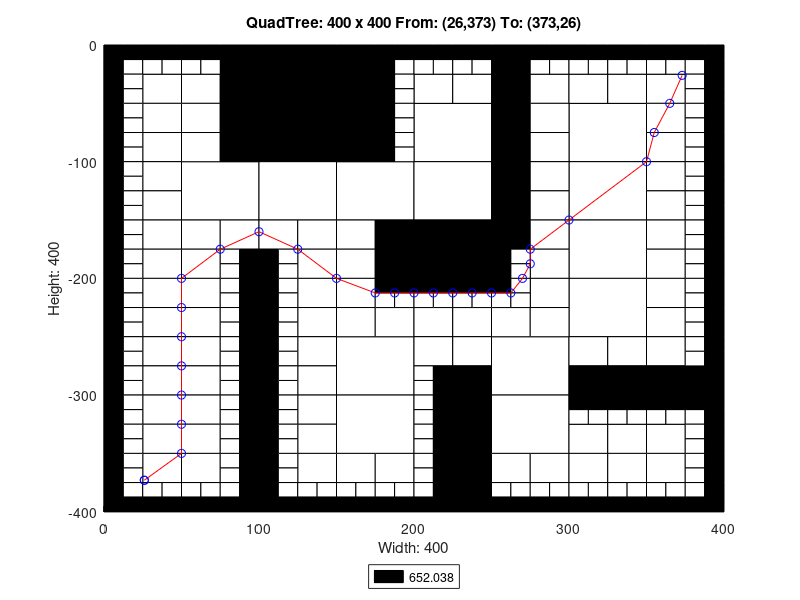

Here is the MATLAB script that generated this plot:
axis([0 400 -400 0]);
title('QuadTree: 400 x 400 From: (26,373) To: (373,26)');
xlabel('Width: 400');
ylabel('Height: 400');
rectangle('Position',[100 -50 50 50], 'FaceColor',[0 0 0]);
rectangle('Position',[100 -100 50 50], 'FaceColor',[0 0 0]);
rectangle('Position',[50 -150 50 50], 'FaceColor',[1 1 1]);
rectangle('Position',[100 -150 50 50], 'FaceColor',[1 1 1]);
rectangle('Position',[150 -150 50 50], 'FaceColor',[1 1 1]);
rectangle('Position',[200 -100 50 50], 'FaceColor',[1 1 1]);
rectangle('Position',[300 -100 50 50], 'FaceColor',[1 1 1]);
rectangle('Position',[200 -150 50 50], 'FaceColor',[1 1 1]);
rectangle('Position',[200 -200 50 50], 'FaceColor',[0 0 0]);
rectangle('Position',[300 -150 50 50], 'FaceColor',[1 1 1]);
rectangle('Position',[300 -200 50 50], 'FaceColor',[1 1 1]);
rectangle('Position',[150 -300 50 50], 'FaceColor',[1 1 1]);
rectangle('Position',[150 -350 50 50], 'FaceColor',[1 1 1]);
rectangle('Position',[250 -300 50 50], 'FaceColor',[1 1 1]);
rectangle('Position',[300 -250 50 50], 'FaceColor',[1 1 1]);
rectangle('Position',[250 -350 50 50], 'FaceColor',[1 1 1]);
rectangle('Position',[25 -50 25 25], 'FaceColor',[1 1 1]);
rectangle('Position',[75 -25 25 25], 'FaceColor',[0 0 0]);
rectangle('Position',[50 -50 25 25], 'FaceColor',[1 1 1]);
rectangle('Position',[75 -50 25 25], 'FaceColor',[0 0 0]);
rectangle('Position',[25 -75 25 25], 'FaceColor',[1 1 1]);
rectangle('Position',[25 -100 25 25], 'FaceColor',[1 1 1]);
rectangle('Position',[50 -75 25 25], 'FaceColor',[1 1 1]);
rectangle('Position',[75 -75 25 25], 'FaceColor',[0 0 0]);
rectangle('Position',[50 -100 25 25], 'FaceColor',[1 1 1]);
rectangle('Position',[75 -100 25 25], 'FaceColor',[0 0 0]);
rectangle('Position',[150 -25 25 25], 'FaceColor',[0 0 0]);
rectangle('Position',[150 -50 25 25], 'FaceColor',[0 0 0]);
rectangle('Position',[150 -75 25 25], 'FaceColor',[0 0 0]);
rectangle('Position',[150 -100 25 25], 'FaceColor',[0 0 0]);
rectangle('Position',[25 -125 25 25], 'FaceColor',[1 1 1]);
rectangle('Position',[25 -150 25 25], 'FaceColor',[1 1 1]);
rectangle('Position',[25 -175 25 25], 'FaceColor',[1 1 1]);
rectangle('Position',[25 -200 25 25], 'FaceColor',[1 1 1]);
rectangle('Position',[50 -175 25 25], 'FaceColor',[1 1 1]);
rectangle('Position',[75 -175 25 25], 'FaceColor',[1 1 1]);
rectangle('Position',[50 -200 25 25], 'FaceColor',[1 1 1]);
rectangle('Position',[100 -175 25 25], 'FaceColor',[1 1 1]);
rectangle('Position',[125 -175 25 25], 'FaceColor',[1 1 1]);
rectangle('Position',[125 -200 25 25], 'FaceColor',[1 1 1]);
rectangle('Position',[150 -175 25 25], 'FaceColor',[1 1 1]);
rectangle('Position',[175 -175 25 25], 'FaceColor',[0 0 0]);
rectangle('Position',[150 -200 25 25], 'FaceColor',[1 1 1]);
rectangle('Position',[175 -200 25 25], 'FaceColor',[0 0 0]);
rectangle('Position',[200 -50 25 25], 'FaceColor',[1 1 1]);
rectangle('Position',[225 -50 25 25], 'FaceColor',[1 1 1]);
rectangle('Position',[250 -25 25 25], 'FaceColor',[0 0 0]);
rectangle('Position',[250 -50 25 25], 'FaceColor',[0 0 0]);
rectangle('Position',[275 -50 25 25], 'FaceColor',[1 1 1]);
rectangle('Position',[250 -75 25 25], 'FaceColor',[0 0 0]);
rectangle('Position',[275 -75 25 25], 'FaceColor',[1 1 1]);
rectangle('Position',[250 -100 25 25], 'FaceColor',[0 0 0]);
rectangle('Position',[275 -100 25 25], 'FaceColor',[1 1 1]);
rectangle('Position',[300 -50 25 25], 'FaceColor',[1 1 1]);
rectangle('Position',[325 -50 25 25], 'FaceColor',[1 1 1]);
rectangle('Position',[350 -50 25 25], 'FaceColor',[1 1 1]);
rectangle('Position',[350 -75 25 25], 'FaceColor',[1 1 1]);
rectangle('Position',[350 -100 25 25], 'FaceColor',[1 1 1]);
rectangle('Position',[250 -125 25 25], 'FaceColor',[0 0 0]);
rectangle('Position',[275 -125 25 25], 'FaceColor',[1 1 1]);
rectangle('Position',[250 -150 25 25], 'FaceColor',[0 0 0]);
rectangle('Position',[275 -150 25 25], 'FaceColor',[1 1 1]);
rectangle('Position',[250 -175 25 25], 'FaceColor',[0 0 0]);
rectangle('Position',[275 -175 25 25], 'FaceColor',[1 1 1]);
rectangle('Position',[275 -200 25 25], 'FaceColor',[1 1 1]);
rectangle('Position',[350 -125 25 25], 'FaceColor',[1 1 1]);
rectangle('Position',[350 -150 25 25], 'FaceColor',[1 1 1]);
rectangle('Position',[350 -175 25 25], 'FaceColor',[1 1 1]);
rectangle('Position',[350 -200 25 25], 'FaceColor',[1 1 1]);
rectangle('Position',[25 -225 25 25], 'FaceColor',[1 1 1]);
rectangle('Position',[25 -250 25 25], 'FaceColor',[1 1 1]);
rectangle('Position',[50 -225 25 25], 'FaceColor',[1 1 1]);
rectangle('Position',[50 -250 25 25], 'FaceColor',[1 1 1]);
rectangle('Position',[25 -275 25 25], 'FaceColor',[1 1 1]);
rectangle('Position',[25 -300 25 25], 'FaceColor',[1 1 1]);
rectangle('Position',[50 -275 25 25], 'FaceColor',[1 1 1]);
rectangle('Position',[50 -300 25 25], 'FaceColor',[1 1 1]);
rectangle('Position',[125 -225 25 25], 'FaceColor',[1 1 1]);
rectangle('Position',[125 -250 25 25], 'FaceColor',[1 1 1]);
rectangle('Position',[150 -225 25 25], 'FaceColor',[1 1 1]);
rectangle('Position',[150 -250 25 25], 'FaceColor',[1 1 1]);
rectangle('Position',[175 -250 25 25], 'FaceColor',[1 1 1]);
rectangle('Position',[125 -275 25 25], 'FaceColor',[1 1 1]);
rectangle('Position',[125 -300 25 25], 'FaceColor',[1 1 1]);
rectangle('Position',[25 -325 25 25], 'FaceColor',[1 1 1]);
rectangle('Position',[25 -350 25 25], 'FaceColor',[1 1 1]);
rectangle('Position',[50 -325 25 25], 'FaceColor',[1 1 1]);
rectangle('Position',[50 -350 25 25], 'FaceColor',[1 1 1]);
rectangle('Position',[25 -375 25 25], 'FaceColor',[1 1 1]);
rectangle('Position',[50 -375 25 25], 'FaceColor',[1 1 1]);
rectangle('Position',[125 -325 25 25], 'FaceColor',[1 1 1]);
rectangle('Position',[125 -350 25 25], 'FaceColor',[1 1 1]);
rectangle('Position',[125 -375 25 25], 'FaceColor',[1 1 1]);
rectangle('Position',[150 -375 25 25], 'FaceColor',[1 1 1]);
rectangle('Position',[175 -375 25 25], 'FaceColor',[1 1 1]);
rectangle('Position',[200 -250 25 25], 'FaceColor',[1 1 1]);
rectangle('Position',[225 -250 25 25], 'FaceColor',[1 1 1]);
rectangle('Position',[275 -225 25 25], 'FaceColor',[1 1 1]);
rectangle('Position',[250 -250 25 25], 'FaceColor',[1 1 1]);
rectangle('Position',[275 -250 25 25], 'FaceColor',[1 1 1]);
rectangle('Position',[200 -275 25 25], 'FaceColor',[1 1 1]);
rectangle('Position',[225 -275 25 25], 'FaceColor',[1 1 1]);
rectangle('Position',[225 -300 25 25], 'FaceColor',[0 0 0]);
rectangle('Position',[350 -225 25 25], 'FaceColor',[1 1 1]);
rectangle('Position',[350 -250 25 25], 'FaceColor',[1 1 1]);
rectangle('Position',[300 -275 25 25], 'FaceColor',[1 1 1]);
rectangle('Position',[325 -275 25 25], 'FaceColor',[1 1 1]);
rectangle('Position',[300 -300 25 25], 'FaceColor',[0 0 0]);
rectangle('Position',[325 -300 25 25], 'FaceColor',[0 0 0]);
rectangle('Position',[350 -275 25 25], 'FaceColor',[1 1 1]);
rectangle('Position',[350 -300 25 25], 'FaceColor',[0 0 0]);
rectangle('Position',[375 -300 25 25], 'FaceColor',[0 0 0]);
rectangle('Position',[225 -325 25 25], 'FaceColor',[0 0 0]);
rectangle('Position',[225 -350 25 25], 'FaceColor',[0 0 0]);
rectangle('Position',[225 -375 25 25], 'FaceColor',[0 0 0]);
rectangle('Position',[225 -400 25 25], 'FaceColor',[0 0 0]);
rectangle('Position',[250 -375 25 25], 'FaceColor',[1 1 1]);
rectangle('Position',[275 -375 25 25], 'FaceColor',[1 1 1]);
rectangle('Position',[300 -350 25 25], 'FaceColor',[1 1 1]);
rectangle('Position',[325 -350 25 25], 'FaceColor',[1 1 1]);
rectangle('Position',[350 -350 25 25], 'FaceColor',[1 1 1]);
rectangle('Position',[300 -375 25 25], 'FaceColor',[1 1 1]);
rectangle('Position',[325 -375 25 25], 'FaceColor',[1 1 1]);
rectangle('Position',[350 -375 25 25], 'FaceColor',[1 1 1]);
rectangle('Position',[0 -12.5 12.5 12.5], 'FaceColor',[0 0 0]);
rectangle('Position',[12.5 -12.5 12.5 12.5], 'FaceColor',[0 0 0]);
rectangle('Position',[0 -25 12.5 12.5], 'FaceColor',[0 0 0]);
rectangle('Position',[12.5 -25 12.5 12.5], 'FaceColor',[1 1 1]);
rectangle('Position',[25 -12.5 12.5 12.5], 'FaceColor',[0 0 0]);
rectangle('Position',[37.5 -12.5 12.5 12.5], 'FaceColor',[0 0 0]);
rectangle('Position',[25 -25 12.5 12.5], 'FaceColor',[1 1 1]);
rectangle('Position',[37.5 -25 12.5 12.5], 'FaceColor',[1 1 1]);
rectangle('Position',[0 -37.5 12.5 12.5], 'FaceColor',[0 0 0]);
rectangle('Position',[12.5 -37.5 12.5 12.5], 'FaceColor',[1 1 1]);
rectangle('Position',[0 -50 12.5 12.5], 'FaceColor',[0 0 0]);
rectangle('Position',[12.5 -50 12.5 12.5], 'FaceColor',[1 1 1]);
rectangle('Position',[50 -12.5 12.5 12.5], 'FaceColor',[0 0 0]);
rectangle('Position',[62.5 -12.5 12.5 12.5], 'FaceColor',[0 0 0]);
rectangle('Position',[50 -25 12.5 12.5], 'FaceColor',[1 1 1]);
rectangle('Position',[62.5 -25 12.5 12.5], 'FaceColor',[1 1 1]);
rectangle('Position',[0 -62.5 12.5 12.5], 'FaceColor',[0 0 0]);
rectangle('Position',[12.5 -62.5 12.5 12.5], 'FaceColor',[1 1 1]);
rectangle('Position',[0 -75 12.5 12.5], 'FaceColor',[0 0 0]);
rectangle('Position',[12.5 -75 12.5 12.5], 'FaceColor',[1 1 1]);
rectangle('Position',[0 -87.5 12.5 12.5], 'FaceColor',[0 0 0]);
rectangle('Position',[12.5 -87.5 12.5 12.5], 'FaceColor',[1 1 1]);
rectangle('Position',[0 -100 12.5 12.5], 'FaceColor',[0 0 0]);
rectangle('Position',[12.5 -100 12.5 12.5], 'FaceColor',[1 1 1]);
rectangle('Position',[175 -12.5 12.5 12.5], 'FaceColor',[0 0 0]);
rectangle('Position',[187.5 -12.5 12.5 12.5], 'FaceColor',[0 0 0]);
rectangle('Position',[175 -25 12.5 12.5], 'FaceColor',[0 0 0]);
rectangle('Position',[187.5 -25 12.5 12.5], 'FaceColor',[1 1 1]);
rectangle('Position',[175 -37.5 12.5 12.5], 'FaceColor',[0 0 0]);
rectangle('Position',[187.5 -37.5 12.5 12.5], 'FaceColor',[1 1 1]);
rectangle('Position',[175 -50 12.5 12.5], 'FaceColor',[0 0 0]);
rectangle('Position',[187.5 -50 12.5 12.5], 'FaceColor',[1 1 1]);
rectangle('Position',[175 -62.5 12.5 12.5], 'FaceColor',[0 0 0]);
rectangle('Position',[187.5 -62.5 12.5 12.5], 'FaceColor',[1 1 1]);
rectangle('Position',[175 -75 12.5 12.5], 'FaceColor',[0 0 0]);
rectangle('Position',[187.5 -75 12.5 12.5], 'FaceColor',[1 1 1]);
rectangle('Position',[175 -87.5 12.5 12.5], 'FaceColor',[0 0 0]);
rectangle('Position',[187.5 -87.5 12.5 12.5], 'FaceColor',[1 1 1]);
rectangle('Position',[175 -100 12.5 12.5], 'FaceColor',[0 0 0]);
rectangle('Position',[187.5 -100 12.5 12.5], 'FaceColor',[1 1 1]);
rectangle('Position',[0 -112.5 12.5 12.5], 'FaceColor',[0 0 0]);
rectangle('Position',[12.5 -112.5 12.5 12.5], 'FaceColor',[1 1 1]);
rectangle('Position',[0 -125 12.5 12.5], 'FaceColor',[0 0 0]);
rectangle('Position',[12.5 -125 12.5 12.5], 'FaceColor',[1 1 1]);
rectangle('Position',[0 -137.5 12.5 12.5], 'FaceColor',[0 0 0]);
rectangle('Position',[12.5 -137.5 12.5 12.5], 'FaceColor',[1 1 1]);
rectangle('Position',[0 -150 12.5 12.5], 'FaceColor',[0 0 0]);
rectangle('Position',[12.5 -150 12.5 12.5], 'FaceColor',[1 1 1]);
rectangle('Position',[0 -162.5 12.5 12.5], 'FaceColor',[0 0 0]);
rectangle('Position',[12.5 -162.5 12.5 12.5], 'FaceColor',[1 1 1]);
rectangle('Position',[0 -175 12.5 12.5], 'FaceColor',[0 0 0]);
rectangle('Position',[12.5 -175 12.5 12.5], 'FaceColor',[1 1 1]);
rectangle('Position',[0 -187.5 12.5 12.5], 'FaceColor',[0 0 0]);
rectangle('Position',[12.5 -187.5 12.5 12.5], 'FaceColor',[1 1 1]);
rectangle('Position',[0 -200 12.5 12.5], 'FaceColor',[0 0 0]);
rectangle('Position',[12.5 -200 12.5 12.5], 'FaceColor',[1 1 1]);
rectangle('Position',[75 -187.5 12.5 12.5], 'FaceColor',[1 1 1]);
rectangle('Position',[87.5 -187.5 12.5 12.5], 'FaceColor',[0 0 0]);
rectangle('Position',[75 -200 12.5 12.5], 'FaceColor',[1 1 1]);
rectangle('Position',[87.5 -200 12.5 12.5], 'FaceColor',[0 0 0]);
rectangle('Position',[100 -187.5 12.5 12.5], 'FaceColor',[0 0 0]);
rectangle('Position',[112.5 -187.5 12.5 12.5], 'FaceColor',[1 1 1]);
rectangle('Position',[100 -200 12.5 12.5], 'FaceColor',[0 0 0]);
rectangle('Position',[112.5 -200 12.5 12.5], 'FaceColor',[1 1 1]);
rectangle('Position',[200 -12.5 12.5 12.5], 'FaceColor',[0 0 0]);
rectangle('Position',[212.5 -12.5 12.5 12.5], 'FaceColor',[0 0 0]);
rectangle('Position',[200 -25 12.5 12.5], 'FaceColor',[1 1 1]);
rectangle('Position',[212.5 -25 12.5 12.5], 'FaceColor',[1 1 1]);
rectangle('Position',[225 -12.5 12.5 12.5], 'FaceColor',[0 0 0]);
rectangle('Position',[237.5 -12.5 12.5 12.5], 'FaceColor',[0 0 0]);
rectangle('Position',[225 -25 12.5 12.5], 'FaceColor',[1 1 1]);
rectangle('Position',[237.5 -25 12.5 12.5], 'FaceColor',[1 1 1]);
rectangle('Position',[275 -12.5 12.5 12.5], 'FaceColor',[0 0 0]);
rectangle('Position',[287.5 -12.5 12.5 12.5], 'FaceColor',[0 0 0]);
rectangle('Position',[275 -25 12.5 12.5], 'FaceColor',[1 1 1]);
rectangle('Position',[287.5 -25 12.5 12.5], 'FaceColor',[1 1 1]);
rectangle('Position',[300 -12.5 12.5 12.5], 'FaceColor',[0 0 0]);
rectangle('Position',[312.5 -12.5 12.5 12.5], 'FaceColor',[0 0 0]);
rectangle('Position',[300 -25 12.5 12.5], 'FaceColor',[1 1 1]);
rectangle('Position',[312.5 -25 12.5 12.5], 'FaceColor',[1 1 1]);
rectangle('Position',[325 -12.5 12.5 12.5], 'FaceColor',[0 0 0]);
rectangle('Position',[337.5 -12.5 12.5 12.5], 'FaceColor',[0 0 0]);
rectangle('Position',[325 -25 12.5 12.5], 'FaceColor',[1 1 1]);
rectangle('Position',[337.5 -25 12.5 12.5], 'FaceColor',[1 1 1]);
rectangle('Position',[350 -12.5 12.5 12.5], 'FaceColor',[0 0 0]);
rectangle('Position',[362.5 -12.5 12.5 12.5], 'FaceColor',[0 0 0]);
rectangle('Position',[350 -25 12.5 12.5], 'FaceColor',[1 1 1]);
rectangle('Position',[362.5 -25 12.5 12.5], 'FaceColor',[1 1 1]);
rectangle('Position',[375 -12.5 12.5 12.5], 'FaceColor',[0 0 0]);
rectangle('Position',[387.5 -12.5 12.5 12.5], 'FaceColor',[0 0 0]);
rectangle('Position',[375 -25 12.5 12.5], 'FaceColor',[1 1 1]);
rectangle('Position',[387.5 -25 12.5 12.5], 'FaceColor',[0 0 0]);
rectangle('Position',[375 -37.5 12.5 12.5], 'FaceColor',[1 1 1]);
rectangle('Position',[387.5 -37.5 12.5 12.5], 'FaceColor',[0 0 0]);
rectangle('Position',[375 -50 12.5 12.5], 'FaceColor',[1 1 1]);
rectangle('Position',[387.5 -50 12.5 12.5], 'FaceColor',[0 0 0]);
rectangle('Position',[375 -62.5 12.5 12.5], 'FaceColor',[1 1 1]);
rectangle('Position',[387.5 -62.5 12.5 12.5], 'FaceColor',[0 0 0]);
rectangle('Position',[375 -75 12.5 12.5], 'FaceColor',[1 1 1]);
rectangle('Position',[387.5 -75 12.5 12.5], 'FaceColor',[0 0 0]);
rectangle('Position',[375 -87.5 12.5 12.5], 'FaceColor',[1 1 1]);
rectangle('Position',[387.5 -87.5 12.5 12.5], 'FaceColor',[0 0 0]);
rectangle('Position',[375 -100 12.5 12.5], 'FaceColor',[1 1 1]);
rectangle('Position',[387.5 -100 12.5 12.5], 'FaceColor',[0 0 0]);
rectangle('Position',[250 -187.5 12.5 12.5], 'FaceColor',[0 0 0]);
rectangle('Position',[262.5 -187.5 12.5 12.5], 'FaceColor',[1 1 1]);
rectangle('Position',[250 -200 12.5 12.5], 'FaceColor',[0 0 0]);
rectangle('Position',[262.5 -200 12.5 12.5], 'FaceColor',[1 1 1]);
rectangle('Position',[375 -112.5 12.5 12.5], 'FaceColor',[1 1 1]);
rectangle('Position',[387.5 -112.5 12.5 12.5], 'FaceColor',[0 0 0]);
rectangle('Position',[375 -125 12.5 12.5], 'FaceColor',[1 1 1]);
rectangle('Position',[387.5 -125 12.5 12.5], 'FaceColor',[0 0 0]);
rectangle('Position',[375 -137.5 12.5 12.5], 'FaceColor',[1 1 1]);
rectangle('Position',[387.5 -137.5 12.5 12.5], 'FaceColor',[0 0 0]);
rectangle('Position',[375 -150 12.5 12.5], 'FaceColor',[1 1 1]);
rectangle('Position',[387.5 -150 12.5 12.5], 'FaceColor',[0 0 0]);
rectangle('Position',[375 -162.5 12.5 12.5], 'FaceColor',[1 1 1]);
rectangle('Position',[387.5 -162.5 12.5 12.5], 'FaceColor',[0 0 0]);
rectangle('Position',[375 -175 12.5 12.5], 'FaceColor',[1 1 1]);
rectangle('Position',[387.5 -175 12.5 12.5], 'FaceColor',[0 0 0]);
rectangle('Position',[375 -187.5 12.5 12.5], 'FaceColor',[1 1 1]);
rectangle('Position',[387.5 -187.5 12.5 12.5], 'FaceColor',[0 0 0]);
rectangle('Position',[375 -200 12.5 12.5], 'FaceColor',[1 1 1]);
rectangle('Position',[387.5 -200 12.5 12.5], 'FaceColor',[0 0 0]);
rectangle('Position',[0 -212.5 12.5 12.5], 'FaceColor',[0 0 0]);
rectangle('Position',[12.5 -212.5 12.5 12.5], 'FaceColor',[1 1 1]);
rectangle('Position',[0 -225 12.5 12.5], 'FaceColor',[0 0 0]);
rectangle('Position',[12.5 -225 12.5 12.5], 'FaceColor',[1 1 1]);
rectangle('Position',[0 -237.5 12.5 12.5], 'FaceColor',[0 0 0]);
rectangle('Position',[12.5 -237.5 12.5 12.5], 'FaceColor',[1 1 1]);
rectangle('Position',[0 -250 12.5 12.5], 'FaceColor',[0 0 0]);
rectangle('Position',[12.5 -250 12.5 12.5], 'FaceColor',[1 1 1]);
rectangle('Position',[75 -212.5 12.5 12.5], 'FaceColor',[1 1 1]);
rectangle('Position',[87.5 -212.5 12.5 12.5], 'FaceColor',[0 0 0]);
rectangle('Position',[75 -225 12.5 12.5], 'FaceColor',[1 1 1]);
rectangle('Position',[87.5 -225 12.5 12.5], 'FaceColor',[0 0 0]);
rectangle('Position',[75 -237.5 12.5 12.5], 'FaceColor',[1 1 1]);
rectangle('Position',[87.5 -237.5 12.5 12.5], 'FaceColor',[0 0 0]);
rectangle('Position',[75 -250 12.5 12.5], 'FaceColor',[1 1 1]);
rectangle('Position',[87.5 -250 12.5 12.5], 'FaceColor',[0 0 0]);
rectangle('Position',[0 -262.5 12.5 12.5], 'FaceColor',[0 0 0]);
rectangle('Position',[12.5 -262.5 12.5 12.5], 'FaceColor',[1 1 1]);
rectangle('Position',[0 -275 12.5 12.5], 'FaceColor',[0 0 0]);
rectangle('Position',[12.5 -275 12.5 12.5], 'FaceColor',[1 1 1]);
rectangle('Position',[0 -287.5 12.5 12.5], 'FaceColor',[0 0 0]);
rectangle('Position',[12.5 -287.5 12.5 12.5], 'FaceColor',[1 1 1]);
rectangle('Position',[0 -300 12.5 12.5], 'FaceColor',[0 0 0]);
rectangle('Position',[12.5 -300 12.5 12.5], 'FaceColor',[1 1 1]);
rectangle('Position',[75 -262.5 12.5 12.5], 'FaceColor',[1 1 1]);
rectangle('Position',[87.5 -262.5 12.5 12.5], 'FaceColor',[0 0 0]);
rectangle('Position',[75 -275 12.5 12.5], 'FaceColor',[1 1 1]);
rectangle('Position',[87.5 -275 12.5 12.5], 'FaceColor',[0 0 0]);
rectangle('Position',[75 -287.5 12.5 12.5], 'FaceColor',[1 1 1]);
rectangle('Position',[87.5 -287.5 12.5 12.5], 'FaceColor',[0 0 0]);
rectangle('Position',[75 -300 12.5 12.5], 'FaceColor',[1 1 1]);
rectangle('Position',[87.5 -300 12.5 12.5], 'FaceColor',[0 0 0]);
rectangle('Position',[100 -212.5 12.5 12.5], 'FaceColor',[0 0 0]);
rectangle('Position',[112.5 -212.5 12.5 12.5], 'FaceColor',[1 1 1]);
rectangle('Position',[100 -225 12.5 12.5], 'FaceColor',[0 0 0]);
rectangle('Position',[112.5 -225 12.5 12.5], 'FaceColor',[1 1 1]);
rectangle('Position',[100 -237.5 12.5 12.5], 'FaceColor',[0 0 0]);
rectangle('Position',[112.5 -237.5 12.5 12.5], 'FaceColor',[1 1 1]);
rectangle('Position',[100 -250 12.5 12.5], 'FaceColor',[0 0 0]);
rectangle('Position',[112.5 -250 12.5 12.5], 'FaceColor',[1 1 1]);
rectangle('Position',[175 -212.5 12.5 12.5], 'FaceColor',[0 0 0]);
rectangle('Position',[187.5 -212.5 12.5 12.5], 'FaceColor',[0 0 0]);
rectangle('Position',[175 -225 12.5 12.5], 'FaceColor',[1 1 1]);
rectangle('Position',[187.5 -225 12.5 12.5], 'FaceColor',[1 1 1]);
rectangle('Position',[100 -262.5 12.5 12.5], 'FaceColor',[0 0 0]);
rectangle('Position',[112.5 -262.5 12.5 12.5], 'FaceColor',[1 1 1]);
rectangle('Position',[100 -275 12.5 12.5], 'FaceColor',[0 0 0]);
rectangle('Position',[112.5 -275 12.5 12.5], 'FaceColor',[1 1 1]);
rectangle('Position',[100 -287.5 12.5 12.5], 'FaceColor',[0 0 0]);
rectangle('Position',[112.5 -287.5 12.5 12.5], 'FaceColor',[1 1 1]);
rectangle('Position',[100 -300 12.5 12.5], 'FaceColor',[0 0 0]);
rectangle('Position',[112.5 -300 12.5 12.5], 'FaceColor',[1 1 1]);
rectangle('Position',[0 -312.5 12.5 12.5], 'FaceColor',[0 0 0]);
rectangle('Position',[12.5 -312.5 12.5 12.5], 'FaceColor',[1 1 1]);
rectangle('Position',[0 -325 12.5 12.5], 'FaceColor',[0 0 0]);
rectangle('Position',[12.5 -325 12.5 12.5], 'FaceColor',[1 1 1]);
rectangle('Position',[0 -337.5 12.5 12.5], 'FaceColor',[0 0 0]);
rectangle('Position',[12.5 -337.5 12.5 12.5], 'FaceColor',[1 1 1]);
rectangle('Position',[0 -350 12.5 12.5], 'FaceColor',[0 0 0]);
rectangle('Position',[12.5 -350 12.5 12.5], 'FaceColor',[1 1 1]);
rectangle('Position',[75 -312.5 12.5 12.5], 'FaceColor',[1 1 1]);
rectangle('Position',[87.5 -312.5 12.5 12.5], 'FaceColor',[0 0 0]);
rectangle('Position',[75 -325 12.5 12.5], 'FaceColor',[1 1 1]);
rectangle('Position',[87.5 -325 12.5 12.5], 'FaceColor',[0 0 0]);
rectangle('Position',[75 -337.5 12.5 12.5], 'FaceColor',[1 1 1]);
rectangle('Position',[87.5 -337.5 12.5 12.5], 'FaceColor',[0 0 0]);
rectangle('Position',[75 -350 12.5 12.5], 'FaceColor',[1 1 1]);
rectangle('Position',[87.5 -350 12.5 12.5], 'FaceColor',[0 0 0]);
rectangle('Position',[0 -362.5 12.5 12.5], 'FaceColor',[0 0 0]);
rectangle('Position',[12.5 -362.5 12.5 12.5], 'FaceColor',[1 1 1]);
rectangle('Position',[0 -375 12.5 12.5], 'FaceColor',[0 0 0]);
rectangle('Position',[12.5 -375 12.5 12.5], 'FaceColor',[1 1 1]);
rectangle('Position',[0 -387.5 12.5 12.5], 'FaceColor',[0 0 0]);
rectangle('Position',[12.5 -387.5 12.5 12.5], 'FaceColor',[1 1 1]);
rectangle('Position',[0 -400 12.5 12.5], 'FaceColor',[0 0 0]);
rectangle('Position',[12.5 -400 12.5 12.5], 'FaceColor',[0 0 0]);
rectangle('Position',[25 -387.5 12.5 12.5], 'FaceColor',[1 1 1]);
rectangle('Position',[37.5 -387.5 12.5 12.5], 'FaceColor',[1 1 1]);
rectangle('Position',[25 -400 12.5 12.5], 'FaceColor',[0 0 0]);
rectangle('Position',[37.5 -400 12.5 12.5], 'FaceColor',[0 0 0]);
rectangle('Position',[75 -362.5 12.5 12.5], 'FaceColor',[1 1 1]);
rectangle('Position',[87.5 -362.5 12.5 12.5], 'FaceColor',[0 0 0]);
rectangle('Position',[75 -375 12.5 12.5], 'FaceColor',[1 1 1]);
rectangle('Position',[87.5 -375 12.5 12.5], 'FaceColor',[0 0 0]);
rectangle('Position',[50 -387.5 12.5 12.5], 'FaceColor',[1 1 1]);
rectangle('Position',[62.5 -387.5 12.5 12.5], 'FaceColor',[1 1 1]);
rectangle('Position',[50 -400 12.5 12.5], 'FaceColor',[0 0 0]);
rectangle('Position',[62.5 -400 12.5 12.5], 'FaceColor',[0 0 0]);
rectangle('Position',[75 -387.5 12.5 12.5], 'FaceColor',[1 1 1]);
rectangle('Position',[87.5 -387.5 12.5 12.5], 'FaceColor',[0 0 0]);
rectangle('Position',[75 -400 12.5 12.5], 'FaceColor',[0 0 0]);
rectangle('Position',[87.5 -400 12.5 12.5], 'FaceColor',[0 0 0]);
rectangle('Position',[100 -312.5 12.5 12.5], 'FaceColor',[0 0 0]);
rectangle('Position',[112.5 -312.5 12.5 12.5], 'FaceColor',[1 1 1]);
rectangle('Position',[100 -325 12.5 12.5], 'FaceColor',[0 0 0]);
rectangle('Position',[112.5 -325 12.5 12.5], 'FaceColor',[1 1 1]);
rectangle('Position',[100 -337.5 12.5 12.5], 'FaceColor',[0 0 0]);
rectangle('Position',[112.5 -337.5 12.5 12.5], 'FaceColor',[1 1 1]);
rectangle('Position',[100 -350 12.5 12.5], 'FaceColor',[0 0 0]);
rectangle('Position',[112.5 -350 12.5 12.5], 'FaceColor',[1 1 1]);
rectangle('Position',[100 -362.5 12.5 12.5], 'FaceColor',[0 0 0]);
rectangle('Position',[112.5 -362.5 12.5 12.5], 'FaceColor',[1 1 1]);
rectangle('Position',[100 -375 12.5 12.5], 'FaceColor',[0 0 0]);
rectangle('Position',[112.5 -375 12.5 12.5], 'FaceColor',[1 1 1]);
rectangle('Position',[100 -387.5 12.5 12.5], 'FaceColor',[0 0 0]);
rectangle('Position',[112.5 -387.5 12.5 12.5], 'FaceColor',[1 1 1]);
rectangle('Position',[100 -400 12.5 12.5], 'FaceColor',[0 0 0]);
rectangle('Position',[112.5 -400 12.5 12.5], 'FaceColor',[0 0 0]);
rectangle('Position',[125 -387.5 12.5 12.5], 'FaceColor',[1 1 1]);
rectangle('Position',[137.5 -387.5 12.5 12.5], 'FaceColor',[1 1 1]);
rectangle('Position',[125 -400 12.5 12.5], 'FaceColor',[0 0 0]);
rectangle('Position',[137.5 -400 12.5 12.5], 'FaceColor',[0 0 0]);
rectangle('Position',[150 -387.5 12.5 12.5], 'FaceColor',[1 1 1]);
rectangle('Position',[162.5 -387.5 12.5 12.5], 'FaceColor',[1 1 1]);
rectangle('Position',[150 -400 12.5 12.5], 'FaceColor',[0 0 0]);
rectangle('Position',[162.5 -400 12.5 12.5], 'FaceColor',[0 0 0]);
rectangle('Position',[175 -387.5 12.5 12.5], 'FaceColor',[1 1 1]);
rectangle('Position',[187.5 -387.5 12.5 12.5], 'FaceColor',[1 1 1]);
rectangle('Position',[175 -400 12.5 12.5], 'FaceColor',[0 0 0]);
rectangle('Position',[187.5 -400 12.5 12.5], 'FaceColor',[0 0 0]);
rectangle('Position',[200 -212.5 12.5 12.5], 'FaceColor',[0 0 0]);
rectangle('Position',[212.5 -212.5 12.5 12.5], 'FaceColor',[0 0 0]);
rectangle('Position',[200 -225 12.5 12.5], 'FaceColor',[1 1 1]);
rectangle('Position',[212.5 -225 12.5 12.5], 'FaceColor',[1 1 1]);
rectangle('Position',[225 -212.5 12.5 12.5], 'FaceColor',[0 0 0]);
rectangle('Position',[237.5 -212.5 12.5 12.5], 'FaceColor',[0 0 0]);
rectangle('Position',[225 -225 12.5 12.5], 'FaceColor',[1 1 1]);
rectangle('Position',[237.5 -225 12.5 12.5], 'FaceColor',[1 1 1]);
rectangle('Position',[250 -212.5 12.5 12.5], 'FaceColor',[0 0 0]);
rectangle('Position',[262.5 -212.5 12.5 12.5], 'FaceColor',[1 1 1]);
rectangle('Position',[250 -225 12.5 12.5], 'FaceColor',[1 1 1]);
rectangle('Position',[262.5 -225 12.5 12.5], 'FaceColor',[1 1 1]);
rectangle('Position',[200 -287.5 12.5 12.5], 'FaceColor',[1 1 1]);
rectangle('Position',[212.5 -287.5 12.5 12.5], 'FaceColor',[0 0 0]);
rectangle('Position',[200 -300 12.5 12.5], 'FaceColor',[1 1 1]);
rectangle('Position',[212.5 -300 12.5 12.5], 'FaceColor',[0 0 0]);
rectangle('Position',[375 -212.5 12.5 12.5], 'FaceColor',[1 1 1]);
rectangle('Position',[387.5 -212.5 12.5 12.5], 'FaceColor',[0 0 0]);
rectangle('Position',[375 -225 12.5 12.5], 'FaceColor',[1 1 1]);
rectangle('Position',[387.5 -225 12.5 12.5], 'FaceColor',[0 0 0]);
rectangle('Position',[375 -237.5 12.5 12.5], 'FaceColor',[1 1 1]);
rectangle('Position',[387.5 -237.5 12.5 12.5], 'FaceColor',[0 0 0]);
rectangle('Position',[375 -250 12.5 12.5], 'FaceColor',[1 1 1]);
rectangle('Position',[387.5 -250 12.5 12.5], 'FaceColor',[0 0 0]);
rectangle('Position',[375 -262.5 12.5 12.5], 'FaceColor',[1 1 1]);
rectangle('Position',[387.5 -262.5 12.5 12.5], 'FaceColor',[0 0 0]);
rectangle('Position',[375 -275 12.5 12.5], 'FaceColor',[1 1 1]);
rectangle('Position',[387.5 -275 12.5 12.5], 'FaceColor',[0 0 0]);
rectangle('Position',[200 -312.5 12.5 12.5], 'FaceColor',[1 1 1]);
rectangle('Position',[212.5 -312.5 12.5 12.5], 'FaceColor',[0 0 0]);
rectangle('Position',[200 -325 12.5 12.5], 'FaceColor',[1 1 1]);
rectangle('Position',[212.5 -325 12.5 12.5], 'FaceColor',[0 0 0]);
rectangle('Position',[200 -337.5 12.5 12.5], 'FaceColor',[1 1 1]);
rectangle('Position',[212.5 -337.5 12.5 12.5], 'FaceColor',[0 0 0]);
rectangle('Position',[200 -350 12.5 12.5], 'FaceColor',[1 1 1]);
rectangle('Position',[212.5 -350 12.5 12.5], 'FaceColor',[0 0 0]);
rectangle('Position',[200 -362.5 12.5 12.5], 'FaceColor',[1 1 1]);
rectangle('Position',[212.5 -362.5 12.5 12.5], 'FaceColor',[0 0 0]);
rectangle('Position',[200 -375 12.5 12.5], 'FaceColor',[1 1 1]);
rectangle('Position',[212.5 -375 12.5 12.5], 'FaceColor',[0 0 0]);
rectangle('Position',[200 -387.5 12.5 12.5], 'FaceColor',[1 1 1]);
rectangle('Position',[212.5 -387.5 12.5 12.5], 'FaceColor',[0 0 0]);
rectangle('Position',[200 -400 12.5 12.5], 'FaceColor',[0 0 0]);
rectangle('Position',[212.5 -400 12.5 12.5], 'FaceColor',[0 0 0]);
rectangle('Position',[250 -387.5 12.5 12.5], 'FaceColor',[1 1 1]);
rectangle('Position',[262.5 -387.5 12.5 12.5], 'FaceColor',[1 1 1]);
rectangle('Position',[250 -400 12.5 12.5], 'FaceColor',[0 0 0]);
rectangle('Position',[262.5 -400 12.5 12.5], 'FaceColor',[0 0 0]);
rectangle('Position',[275 -387.5 12.5 12.5], 'FaceColor',[1 1 1]);
rectangle('Position',[287.5 -387.5 12.5 12.5], 'FaceColor',[1 1 1]);
rectangle('Position',[275 -400 12.5 12.5], 'FaceColor',[0 0 0]);
rectangle('Position',[287.5 -400 12.5 12.5], 'FaceColor',[0 0 0]);
rectangle('Position',[300 -312.5 12.5 12.5], 'FaceColor',[0 0 0]);
rectangle('Position',[312.5 -312.5 12.5 12.5], 'FaceColor',[0 0 0]);
rectangle('Position',[300 -325 12.5 12.5], 'FaceColor',[1 1 1]);
rectangle('Position',[312.5 -325 12.5 12.5], 'FaceColor',[1 1 1]);
rectangle('Position',[325 -312.5 12.5 12.5], 'FaceColor',[0 0 0]);
rectangle('Position',[337.5 -312.5 12.5 12.5], 'FaceColor',[0 0 0]);
rectangle('Position',[325 -325 12.5 12.5], 'FaceColor',[1 1 1]);
rectangle('Position',[337.5 -325 12.5 12.5], 'FaceColor',[1 1 1]);
rectangle('Position',[350 -312.5 12.5 12.5], 'FaceColor',[0 0 0]);
rectangle('Position',[362.5 -312.5 12.5 12.5], 'FaceColor',[0 0 0]);
rectangle('Position',[350 -325 12.5 12.5], 'FaceColor',[1 1 1]);
rectangle('Position',[362.5 -325 12.5 12.5], 'FaceColor',[1 1 1]);
rectangle('Position',[375 -312.5 12.5 12.5], 'FaceColor',[0 0 0]);
rectangle('Position',[387.5 -312.5 12.5 12.5], 'FaceColor',[0 0 0]);
rectangle('Position',[375 -325 12.5 12.5], 'FaceColor',[1 1 1]);
rectangle('Position',[387.5 -325 12.5 12.5], 'FaceColor',[0 0 0]);
rectangle('Position',[375 -337.5 12.5 12.5], 'FaceColor',[1 1 1]);
rectangle('Position',[387.5 -337.5 12.5 12.5], 'FaceColor',[0 0 0]);
rectangle('Position',[375 -350 12.5 12.5], 'FaceColor',[1 1 1]);
rectangle('Position',[387.5 -350 12.5 12.5], 'FaceColor',[0 0 0]);
rectangle('Position',[300 -387.5 12.5 12.5], 'FaceColor',[1 1 1]);
rectangle('Position',[312.5 -387.5 12.5 12.5], 'FaceColor',[1 1 1]);
rectangle('Position',[300 -400 12.5 12.5], 'FaceColor',[0 0 0]);
rectangle('Position',[312.5 -400 12.5 12.5], 'FaceColor',[0 0 0]);
rectangle('Position',[325 -387.5 12.5 12.5], 'FaceColor',[1 1 1]);
rectangle('Position',[337.5 -387.5 12.5 12.5], 'FaceColor',[1 1 1]);
rectangle('Position',[325 -400 12.5 12.5], 'FaceColor',[0 0 0]);
rectangle('Position',[337.5 -400 12.5 12.5], 'FaceColor',[0 0 0]);
rectangle('Position',[375 -362.5 12.5 12.5], 'FaceColor',[1 1 1]);
rectangle('Position',[387.5 -362.5 12.5 12.5], 'FaceColor',[0 0 0]);
rectangle('Position',[375 -375 12.5 12.5], 'FaceColor',[1 1 1]);
rectangle('Position',[387.5 -375 12.5 12.5], 'FaceColor',[0 0 0]);
rectangle('Position',[350 -387.5 12.5 12.5], 'FaceColor',[1 1 1]);
rectangle('Position',[362.5 -387.5 12.5 12.5], 'FaceColor',[1 1 1]);
rectangle('Position',[350 -400 12.5 12.5], 'FaceColor',[0 0 0]);
rectangle('Position',[362.5 -400 12.5 12.5], 'FaceColor',[0 0 0]);
rectangle('Position',[375 -387.5 12.5 12.5], 'FaceColor',[1 1 1]);
rectangle('Position',[387.5 -387.5 12.5 12.5], 'FaceColor',[0 0 0]);
rectangle('Position',[375 -400 12.5 12.5], 'FaceColor',[0 0 0]);
rectangle('Position',[387.5 -400 12.5 12.5], 'FaceColor',[0 0 0]);
X=[373,365,355,350,300,275,275,270,262.5,250,237.5,225,212.5,200,187.5,175,150,125,100,75,50,50,50,50,50,50,50,26,26];
Y=[-26,-50,-75,-100,-150,-175,-187.5,-200,-212.5,-212.5,-212.5,-212.5,-212.5,-212.5,-212.5,-212.5,-200,-175,-160,-175,-200,-225,-250,-275,-300,-325,-350,-373,-373];
hold on;
plot(X,Y,'r');
plot(X,Y,'bo');
legend('652.038','Location','southoutside');
